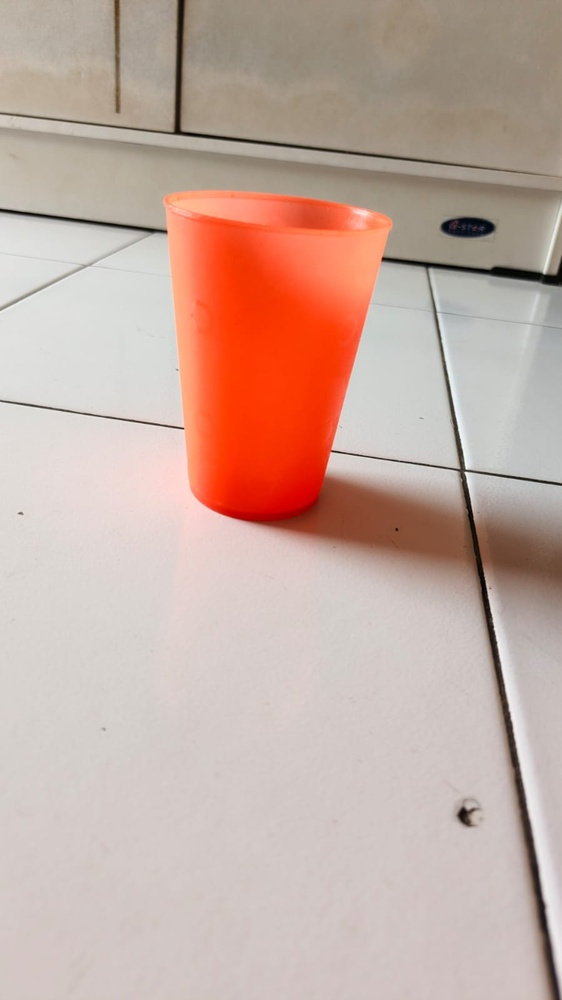
#> input picture image3.jpeg, 562 x 1000 px, shrunk from 899 x 1599 before the run
$ python Pratikum2.py
#> lines starting #> are read from the running program, lines starting #| are printed output that depends on the picture; after the words box and inside, x2 and y2 are one past the last pixel; in counts of white or black regions, pixels touching at a corner belong together
import cv2
import numpy as np
import matplotlib.pyplot as plt
import time
import os

# ==============================
# FUNGSI KUANTISASI
# ==============================

def uniform_quantization(img, levels=16):
    step = 256 // levels
    q = (img // step) * step + step // 2
    return np.clip(q, 0, 255).astype(np.uint8)

def nonuniform_quantization(img, k=16):
    Z = img.reshape((-1,1)).astype(np.float32)

    criteria = (cv2.TERM_CRITERIA_EPS +
                cv2.TERM_CRITERIA_MAX_ITER, 10, 1.0)

    _, labels, centers = cv2.kmeans(
        Z, k, None, criteria, 3,
        cv2.KMEANS_RANDOM_CENTERS
    )

    centers = np.uint8(centers)
    res = centers[labels.flatten()]
    return res.reshape(img.shape)

# ==============================
# PARAMETER TEKNIS
# ==============================

def memory_size(img):
    return img.size * img.itemsize

def compression_ratio(before, after):
    return memory_size(before) / memory_size(after)

# ==============================
# FILE CITRA (3 kondisi cahaya)
# ==============================

files = ["image3.jpeg", "image4.jpeg", "image5.jpeg"]

print("Folder kerja:", os.getcwd())

for fname in files:
    print("\n====================")
    print("Analisis:", fname)

    if not os.path.exists(fname):
        print("File tidak ada:", fname)
        continue

    img_bgr = cv2.imread(fname)
#> img_bgr is the input picture: shape (1000, 562, 3); mean B, G, R 162.2, 172.2, 198
    img_rgb = cv2.cvtColor(img_bgr, cv2.COLOR_BGR2RGB)

    # ==========================
    # REPRESENTASI MATRIX & VEKTOR
    # ==========================
    print("\n--- Representasi Citra ---")

    matrix_rgb = img_rgb[:5, :5, :]
    print("\nMatriks RGB 5x5:")
    print(matrix_rgb)
#> (printed output is left out)

    vector_rgb = img_rgb.flatten()
    print("Ukuran vektor:", vector_rgb.shape)
#| Ukuran vektor: (1686000,)
    print("10 nilai pertama:", vector_rgb[:10])
#| 10 nilai pertama: [186 177 160 184 175 158 183 174 157 186]

    # ==========================
    # KONVERSI WARNA
    # ==========================
    start = time.time()

    gray = cv2.cvtColor(img_rgb, cv2.COLOR_RGB2GRAY)
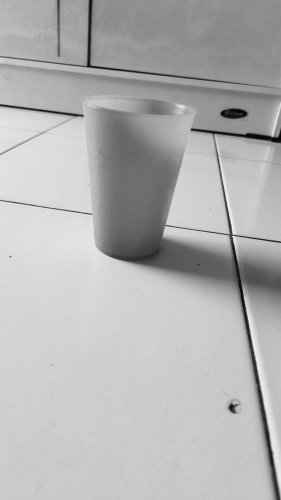
#> gray: shape (1000, 562) (shown at 1/2 size); min 0, max 252, mean 178.8
    hsv  = cv2.cvtColor(img_rgb, cv2.COLOR_RGB2HSV)
#> hsv: shape (1000, 562, 3); mean H, S, V 15.7, 45.1, 198.2
    lab  = cv2.cvtColor(img_rgb, cv2.COLOR_RGB2LAB)
#> lab: shape (1000, 562, 3); mean of channels 0, 1, 2 186.3, 136.4, 137.8

    conv_time = time.time() - start

    hsv_v = hsv[:,:,2]
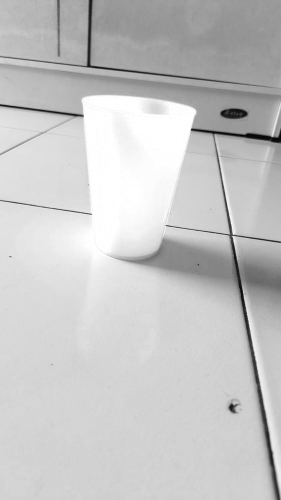
#> hsv_v: shape (1000, 562) (shown at 1/2 size); min 1, max 255, mean 198.2
    lab_l = lab[:,:,0]
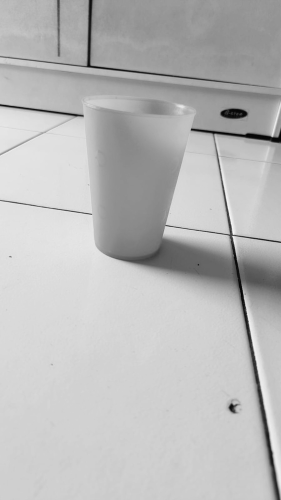
#> lab_l: shape (1000, 562) (shown at 1/2 size); min 0, max 253, mean 186.3

    # ==========================
    # KUANTISASI
    # ==========================
    gray_u = uniform_quantization(gray,16)
    gray_n = nonuniform_quantization(gray,16)
#> in nonuniform_quantization, `_, labels, centers = cv2.kmeans( Z, k, None, criteria, 3, cv2.KMEANS_R..`: centers = [110.4, 144.4, 162.6, 221, 202, 179.9, 192.5, 212, 205.7, 198.8, 89.63, 57.5, 129.7, 22.03, 153, 153]
#> in nonuniform_quantization, `centers = np.uint8(centers)`: centers = [110, 144, 162, 221, 201, 179, 192, 211, 205, 198, 89, 57, 129, 22, 153, 153]

    hsv_u = uniform_quantization(hsv_v,16)
    hsv_n = nonuniform_quantization(hsv_v,16)

    lab_u = uniform_quantization(lab_l,16)
    lab_n = nonuniform_quantization(lab_l,16)

    # ==========================
    # SEGMENTASI (Otsu)
    # ==========================
    _, seg_gray = cv2.threshold(gray_u, 0, 255, cv2.THRESH_BINARY + cv2.THRESH_OTSU)
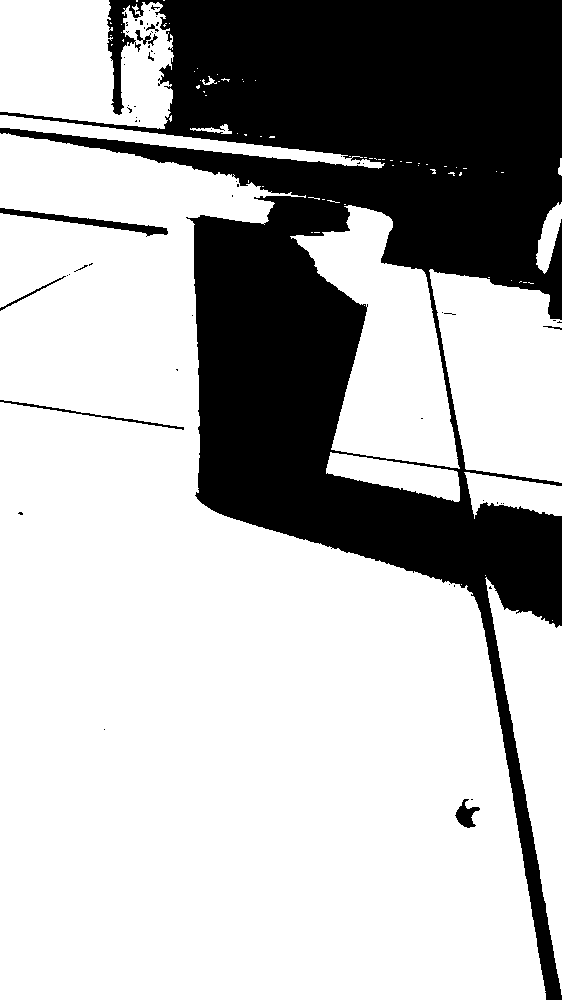
#> seg_gray: shape (1000, 562); 70.6% white; 61 black regions (50 under 20 px), largest, box (x1, y1, x2, y2) and area: (0, 0, 562, 1000) 162933, (0, 208, 168, 237) 1075, (0, 400, 184, 430) 420
    _, seg_hsv  = cv2.threshold(hsv_u, 0, 255, cv2.THRESH_BINARY + cv2.THRESH_OTSU)
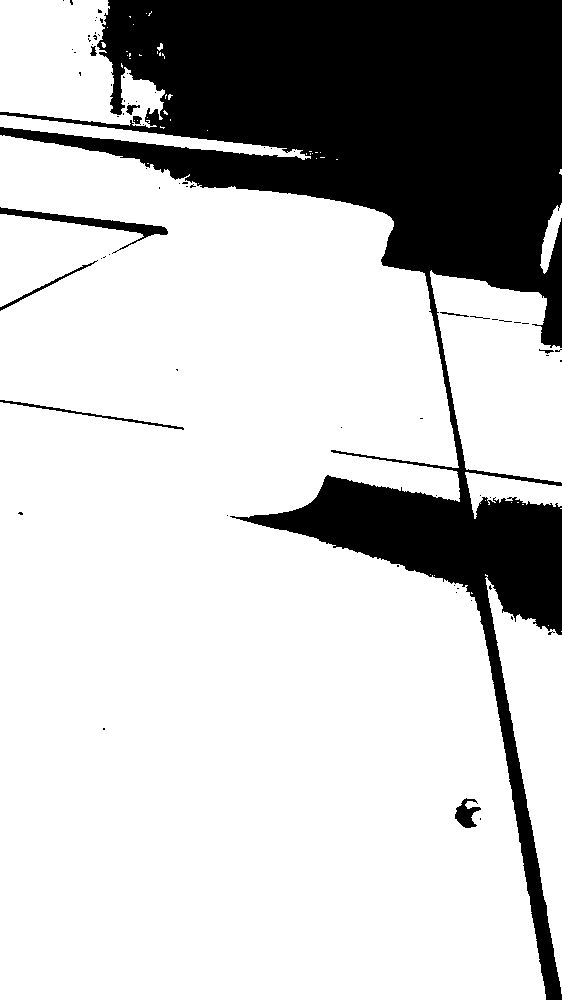
#> seg_hsv: shape (1000, 562); 76.4% white; 73 black regions (62 under 20 px), largest, box (x1, y1, x2, y2) and area: (0, 0, 562, 1000) 129448, (0, 207, 168, 254) 1326, (0, 400, 184, 430) 445
    _, seg_lab  = cv2.threshold(lab_u, 0, 255, cv2.THRESH_BINARY + cv2.THRESH_OTSU)
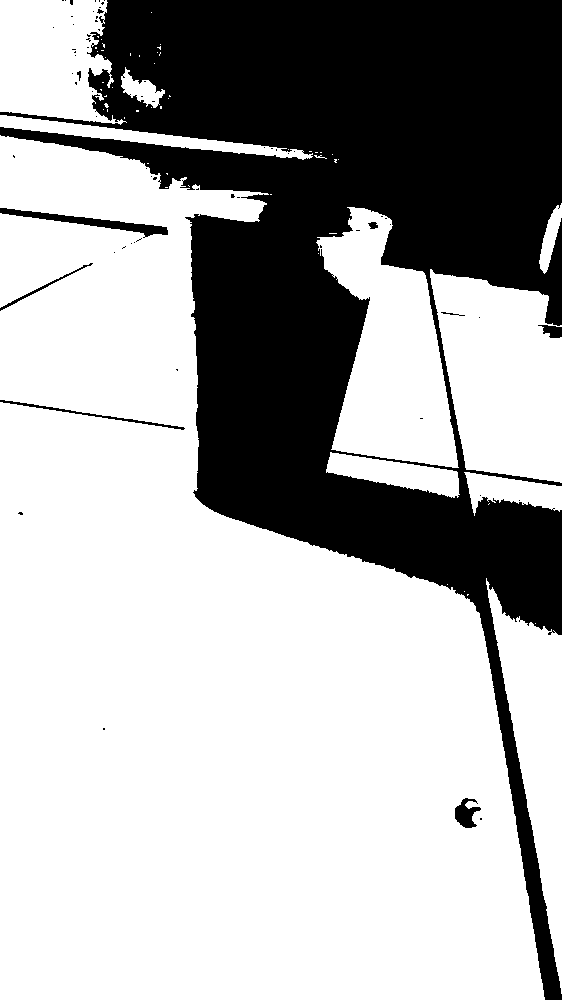
#> seg_lab: shape (1000, 562); 67.8% white; 68 black regions (59 under 20 px), largest, box (x1, y1, x2, y2) and area: (0, 0, 562, 1000) 178116, (0, 208, 168, 238) 1211, (0, 400, 185, 430) 445

    area_gray = np.sum(seg_gray == 255)
#> area_gray = 396667
    area_hsv  = np.sum(seg_hsv == 255)
#> area_hsv = 429578
    area_lab  = np.sum(seg_lab == 255)
#> area_lab = 381039

    print("\n--- Analisis Segmentasi ---")
    print("Area objek Gray:", area_gray)
#| Area objek Gray: 396667
    print("Area objek HSV:", area_hsv)
#| Area objek HSV: 429578
    print("Area objek LAB:", area_lab)
#| Area objek LAB: 381039

    # ==========================
    # PARAMETER TEKNIS
    # ==========================

    # Gray
    mem_gray_before = memory_size(gray)
#> mem_gray_before = 562000
    mem_gray_u = memory_size(gray_u)
#> mem_gray_u = 562000
    mem_gray_n = memory_size(gray_n)
#> mem_gray_n = 562000

    cr_gray_u = compression_ratio(gray, gray_u)
#> cr_gray_u = 1
    cr_gray_n = compression_ratio(gray, gray_n)
#> cr_gray_n = 1

    # HSV
    mem_hsv_before = memory_size(hsv_v)
#> mem_hsv_before = 562000
    mem_hsv_u = memory_size(hsv_u)
#> mem_hsv_u = 562000
    mem_hsv_n = memory_size(hsv_n)
#> mem_hsv_n = 562000

    cr_hsv_u = compression_ratio(hsv_v, hsv_u)
#> cr_hsv_u = 1
    cr_hsv_n = compression_ratio(hsv_v, hsv_n)
#> cr_hsv_n = 1

    # LAB
    mem_lab_before = memory_size(lab_l)
#> mem_lab_before = 562000
    mem_lab_u = memory_size(lab_u)
#> mem_lab_u = 562000
    mem_lab_n = memory_size(lab_n)
#> mem_lab_n = 562000

    cr_lab_u = compression_ratio(lab_l, lab_u)
#> cr_lab_u = 1
    cr_lab_n = compression_ratio(lab_l, lab_n)
#> cr_lab_n = 1

    print("\n--- Parameter Teknis ---")
    print("Waktu konversi warna:", round(conv_time,6), "detik")

    print("\nGray:")
    print("Memori sebelum:", mem_gray_before)
#| Memori sebelum: 562000
    print("Uniform:", mem_gray_u)
#| Uniform: 562000
    print("Non-uniform:", mem_gray_n)
#| Non-uniform: 562000
    print("CR Uniform:", round(cr_gray_u,2))
#| CR Uniform: 1.0
    print("CR Non-uniform:", round(cr_gray_n,2))
#| CR Non-uniform: 1.0

    print("\nHSV:")
    print("Memori sebelum:", mem_hsv_before)
#| Memori sebelum: 562000
    print("Uniform:", mem_hsv_u)
#| Uniform: 562000
    print("Non-uniform:", mem_hsv_n)
#| Non-uniform: 562000
    print("CR Uniform:", round(cr_hsv_u,2))
#| CR Uniform: 1.0
    print("CR Non-uniform:", round(cr_hsv_n,2))
#| CR Non-uniform: 1.0

    print("\nLAB:")
    print("Memori sebelum:", mem_lab_before)
#| Memori sebelum: 562000
    print("Uniform:", mem_lab_u)
#| Uniform: 562000
    print("Non-uniform:", mem_lab_n)
#| Non-uniform: 562000
    print("CR Uniform:", round(cr_lab_u,2))
#| CR Uniform: 1.0
    print("CR Non-uniform:", round(cr_lab_n,2))
#| CR Non-uniform: 1.0

    # ==========================
    # VISUALISASI
    # ==========================
    plt.figure(figsize=(14,10))

    # Gray
    plt.subplot(4,4,1); plt.imshow(img_rgb); plt.title("RGB"); plt.axis("off")
    plt.subplot(4,4,2); plt.imshow(gray,cmap="gray"); plt.title("Gray"); plt.axis("off")
    plt.subplot(4,4,3); plt.imshow(gray_u,cmap="gray"); plt.title("Gray U"); plt.axis("off")
    plt.subplot(4,4,4); plt.imshow(gray_n,cmap="gray"); plt.title("Gray N"); plt.axis("off")

    # HSV
    plt.subplot(4,4,6); plt.imshow(hsv_v,cmap="gray"); plt.title("HSV-V"); plt.axis("off")
    plt.subplot(4,4,7); plt.imshow(hsv_u,cmap="gray"); plt.title("HSV U"); plt.axis("off")
    plt.subplot(4,4,8); plt.imshow(hsv_n,cmap="gray"); plt.title("HSV N"); plt.axis("off")

    # LAB
    plt.subplot(4,4,10); plt.imshow(lab_l,cmap="gray"); plt.title("LAB-L"); plt.axis("off")
    plt.subplot(4,4,11); plt.imshow(lab_u,cmap="gray"); plt.title("LAB U"); plt.axis("off")
    plt.subplot(4,4,12); plt.imshow(lab_n,cmap="gray"); plt.title("LAB N"); plt.axis("off")

    # Segmentasi
    plt.subplot(4,4,14); plt.imshow(seg_gray,cmap="gray"); plt.title("Seg Gray"); plt.axis("off")
    plt.subplot(4,4,15); plt.imshow(seg_hsv,cmap="gray"); plt.title("Seg HSV"); plt.axis("off")
    plt.subplot(4,4,16); plt.imshow(seg_lab,cmap="gray"); plt.title("Seg LAB"); plt.axis("off")

    plt.suptitle(f"Hasil Analisis - {fname}")
    plt.tight_layout()
    plt.show()

    # ==========================
    # HISTOGRAM
    # ==========================

    # Gray
    plt.figure(figsize=(10,4))
    plt.subplot(1,3,1)
    plt.hist(gray.ravel(),256,[0,256])
    plt.title("Gray Asli")

    plt.subplot(1,3,2)
    plt.hist(gray_u.ravel(),256,[0,256])
    plt.title("Gray Uniform")

    plt.subplot(1,3,3)
    plt.hist(gray_n.ravel(),256,[0,256])
    plt.title("Gray Non-uniform")
    plt.show()

    # HSV
    plt.figure(figsize=(10,4))
    plt.subplot(1,3,1)
    plt.hist(hsv_v.ravel(),256,[0,256])
    plt.title("HSV Asli")

    plt.subplot(1,3,2)
    plt.hist(hsv_u.ravel(),256,[0,256])
    plt.title("HSV Uniform")

    plt.subplot(1,3,3)
    plt.hist(hsv_n.ravel(),256,[0,256])
    plt.title("HSV Non-uniform")
    plt.show()

    # LAB
    plt.figure(figsize=(10,4))
    plt.subplot(1,3,1)
    plt.hist(lab_l.ravel(),256,[0,256])
    plt.title("LAB Asli")

    plt.subplot(1,3,2)
    plt.hist(lab_u.ravel(),256,[0,256])
    plt.title("LAB Uniform")

    plt.subplot(1,3,3)
    plt.hist(lab_n.ravel(),256,[0,256])
    plt.title("LAB Non-uniform")
    plt.show()
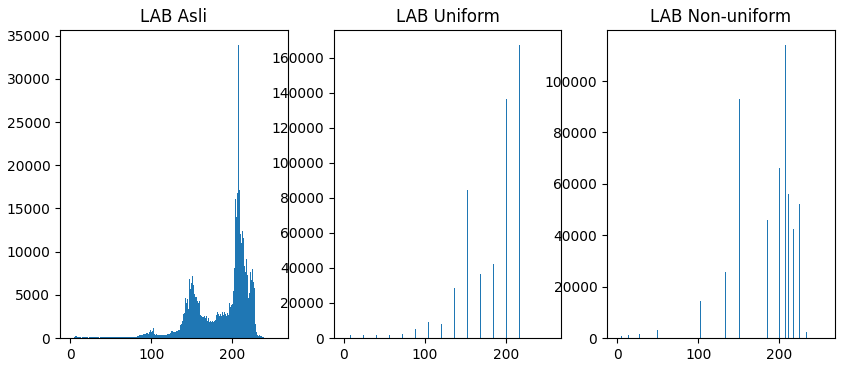
#> figure drawn by matplotlib, 3 panels; panel 1: tallest bar 33954 high, from x = 207 to 208; panel 2: tallest bar 167504 high, from x = 216 to 217; panel 3: tallest bar 114177 high, from x = 207 to 208
#> pass 2 of the loop `for fname in files:`:
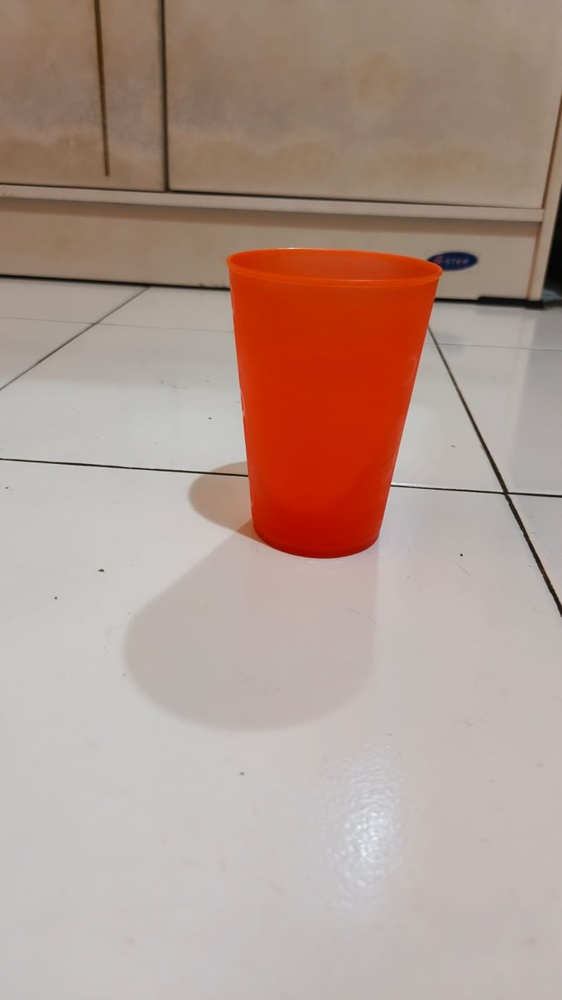
#> input picture image4.jpeg, 562 x 1000 px, shrunk from 899 x 1599 before the run
#> img_bgr is the input picture: shape (1000, 562, 3); mean B, G, R 143.1, 153.2, 176.9
#> (printed output is left out)
#| Ukuran vektor: (1686000,)
#| 10 nilai pertama: [152 127 105 152 127 105 150 128 107 150]
#> `_, seg_gray = cv2.threshold(gray_u, 0, 255, cv2.THRESH_BINARY + cv2.TH..`:
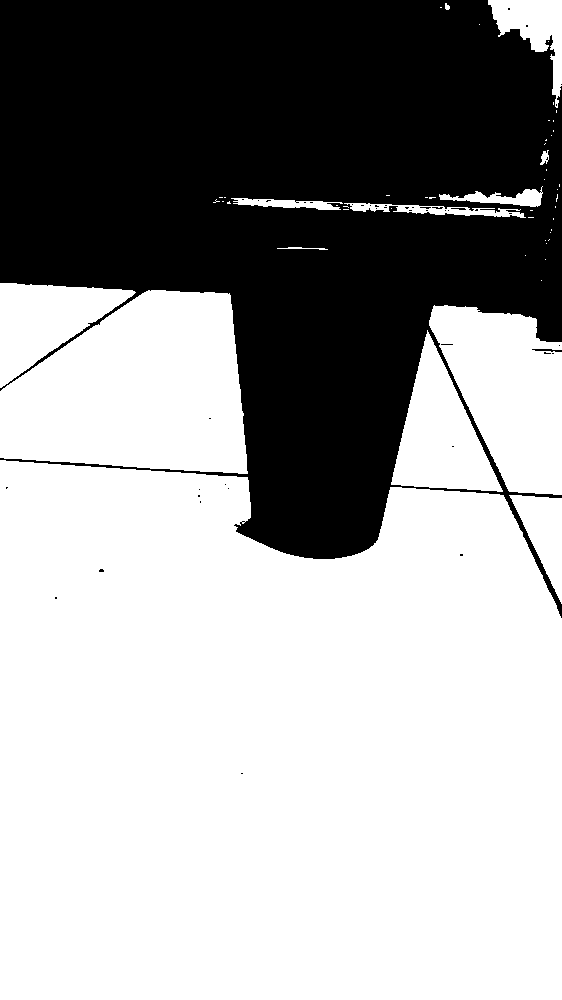
#> seg_gray: shape (1000, 562); 63.4% white; 45 black regions (42 under 20 px), largest, box (x1, y1, x2, y2) and area: (0, 0, 562, 618) 205724, (532, 349, 562, 352) 56, (451, 208, 466, 210) 21
#> area_gray = 356040
#> area_hsv = 367999
#> area_lab = 345696
#| Area objek Gray: 356040
#| Area objek HSV: 367999
#| Area objek LAB: 345696
#| Memori sebelum: 562000
#| Uniform: 562000
#| Non-uniform: 562000
#| CR Uniform: 1.0
#| CR Non-uniform: 1.0
#| Memori sebelum: 562000
#| Uniform: 562000
#| Non-uniform: 562000
#| CR Uniform: 1.0
#| CR Non-uniform: 1.0
#| Memori sebelum: 562000
#| Uniform: 562000
#| Non-uniform: 562000
#| CR Uniform: 1.0
#| CR Non-uniform: 1.0
#> `plt.show()`:
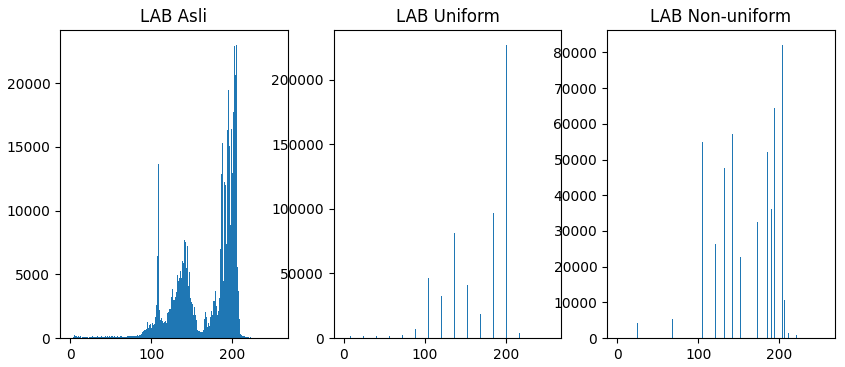
#> figure drawn by matplotlib, 3 panels; panel 1: tallest bar 23032 high, from x = 205 to 206; panel 2: tallest bar 226965 high, from x = 200 to 201; panel 3: tallest bar 82188 high, from x = 203 to 204
#> pass 3 of the loop `for fname in files:`:
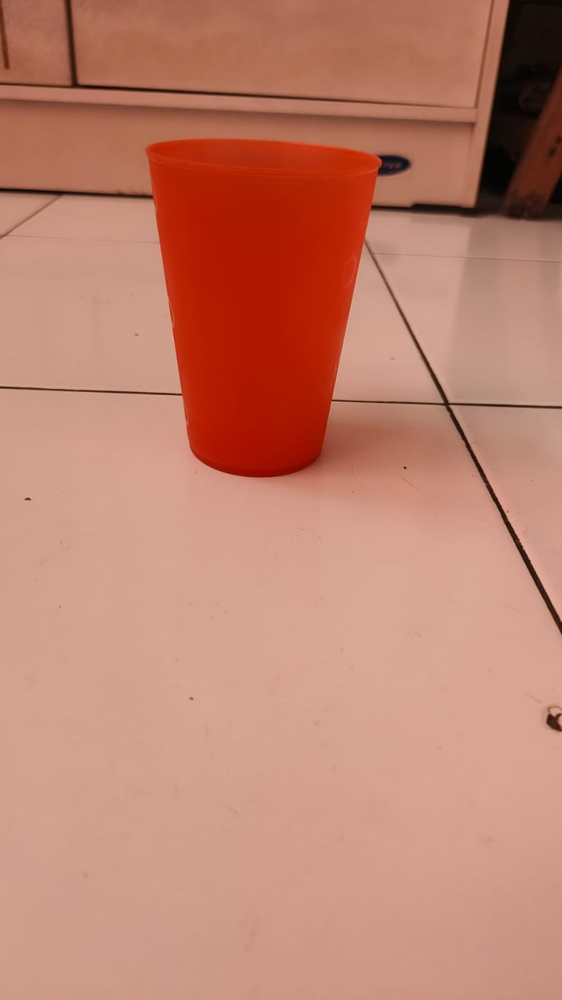
#> input picture image5.jpeg, 562 x 1000 px, shrunk from 899 x 1599 before the run
#> img_bgr is the input picture: shape (1000, 562, 3); mean B, G, R 110.9, 130.6, 191.8
#> (printed output is left out)
#| Ukuran vektor: (1686000,)
#| 10 nilai pertama: [105  48  29 124  67  48 144  86  66 153]
#> `hsv_v = hsv[:,:,2]`:
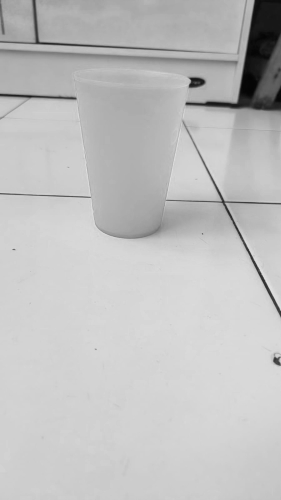
#> hsv_v: shape (1000, 562) (shown at 1/2 size); min 3, max 233, mean 191.8
#> `lab_l = lab[:,:,0]`:
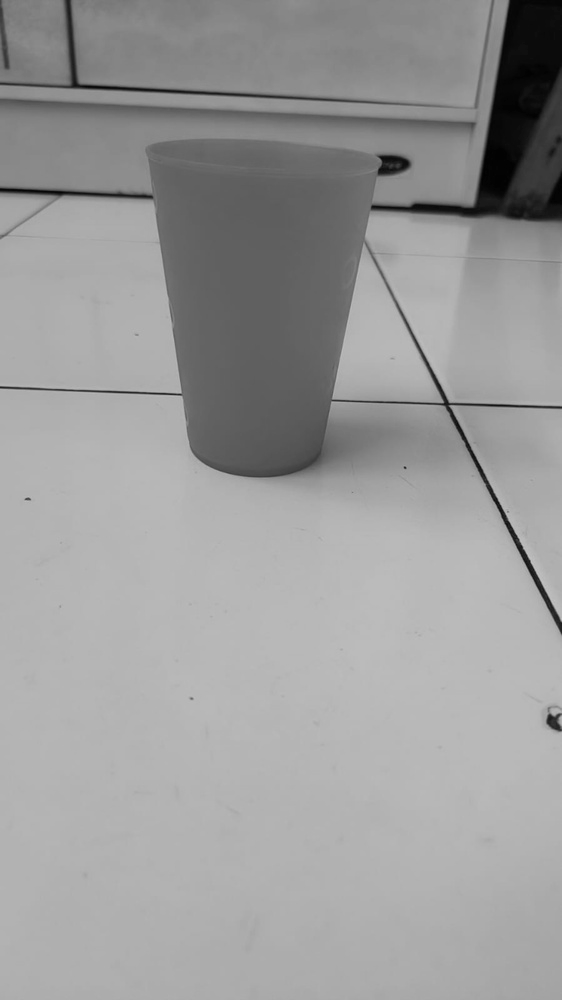
#> lab_l: shape (1000, 562); min 1, max 197, mean 155
#> area_gray = 429041
#> area_hsv = 537223
#> area_lab = 460947
#| Area objek Gray: 429041
#| Area objek HSV: 537223
#| Area objek LAB: 460947
#| Memori sebelum: 562000
#| Uniform: 562000
#| Non-uniform: 562000
#| CR Uniform: 1.0
#| CR Non-uniform: 1.0
#| Memori sebelum: 562000
#| Uniform: 562000
#| Non-uniform: 562000
#| CR Uniform: 1.0
#| CR Non-uniform: 1.0
#| Memori sebelum: 562000
#| Uniform: 562000
#| Non-uniform: 562000
#| CR Uniform: 1.0
#| CR Non-uniform: 1.0

print("\nSELESAI SEMUA GAMBAR DIPROSES")
